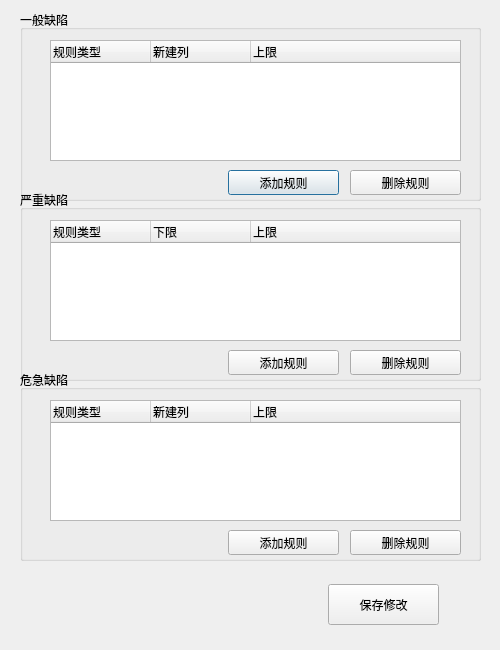
<?xml version="1.0" encoding="UTF-8"?>
<ui version="4.0">
 <class>s3_heat</class>
 <widget class="QDialog" name="s3_heat">
  <property name="geometry">
   <rect>
    <x>0</x>
    <y>0</y>
    <width>500</width>
    <height>650</height>
   </rect>
  </property>
  <property name="windowTitle">
   <string>Dialog</string>
  </property>
  <widget class="QGroupBox" name="groupBox">
   <property name="geometry">
    <rect>
     <x>20</x>
     <y>10</y>
     <width>461</width>
     <height>191</height>
    </rect>
   </property>
   <property name="title">
    <string>一般缺陷</string>
   </property>
   <widget class="QPushButton" name="pushButton">
    <property name="geometry">
     <rect>
      <x>208</x>
      <y>160</y>
      <width>111</width>
      <height>25</height>
     </rect>
    </property>
    <property name="text">
     <string>添加规则</string>
    </property>
    <property name="icon">
     <iconset>
      <normaloff>../build-Client-Desktop_Qt_5_13_0_GCC_64bit-Release/icon/add.jpg</normaloff>../build-Client-Desktop_Qt_5_13_0_GCC_64bit-Release/icon/add.jpg</iconset>
    </property>
   </widget>
   <widget class="QPushButton" name="pushButton_2">
    <property name="geometry">
     <rect>
      <x>330</x>
      <y>160</y>
      <width>111</width>
      <height>25</height>
     </rect>
    </property>
    <property name="text">
     <string>删除规则</string>
    </property>
    <property name="icon">
     <iconset>
      <normaloff>../build-Client-Desktop_Qt_5_13_0_GCC_64bit-Release/icon/sub.jpg</normaloff>../build-Client-Desktop_Qt_5_13_0_GCC_64bit-Release/icon/sub.jpg</iconset>
    </property>
   </widget>
   <widget class="QTreeWidget" name="treeWidget">
    <property name="geometry">
     <rect>
      <x>30</x>
      <y>30</y>
      <width>411</width>
      <height>121</height>
     </rect>
    </property>
    <column>
     <property name="text">
      <string>规则类型</string>
     </property>
    </column>
    <column>
     <property name="text">
      <string>新建列</string>
     </property>
    </column>
    <column>
     <property name="text">
      <string>上限</string>
     </property>
    </column>
   </widget>
  </widget>
  <widget class="QGroupBox" name="groupBox_2">
   <property name="geometry">
    <rect>
     <x>20</x>
     <y>190</y>
     <width>461</width>
     <height>191</height>
    </rect>
   </property>
   <property name="title">
    <string>严重缺陷</string>
   </property>
   <widget class="QPushButton" name="pushButton_3">
    <property name="geometry">
     <rect>
      <x>208</x>
      <y>160</y>
      <width>111</width>
      <height>25</height>
     </rect>
    </property>
    <property name="text">
     <string>添加规则</string>
    </property>
    <property name="icon">
     <iconset>
      <normaloff>../build-Client-Desktop_Qt_5_13_0_GCC_64bit-Release/icon/add.jpg</normaloff>../build-Client-Desktop_Qt_5_13_0_GCC_64bit-Release/icon/add.jpg</iconset>
    </property>
   </widget>
   <widget class="QPushButton" name="pushButton_4">
    <property name="geometry">
     <rect>
      <x>330</x>
      <y>160</y>
      <width>111</width>
      <height>25</height>
     </rect>
    </property>
    <property name="text">
     <string>删除规则</string>
    </property>
    <property name="icon">
     <iconset>
      <normaloff>../build-Client-Desktop_Qt_5_13_0_GCC_64bit-Release/icon/sub.jpg</normaloff>../build-Client-Desktop_Qt_5_13_0_GCC_64bit-Release/icon/sub.jpg</iconset>
    </property>
   </widget>
   <widget class="QTreeWidget" name="treeWidget_2">
    <property name="geometry">
     <rect>
      <x>30</x>
      <y>30</y>
      <width>411</width>
      <height>121</height>
     </rect>
    </property>
    <column>
     <property name="text">
      <string notr="true">规则类型</string>
     </property>
    </column>
    <column>
     <property name="text">
      <string>下限</string>
     </property>
    </column>
    <column>
     <property name="text">
      <string>上限</string>
     </property>
    </column>
   </widget>
  </widget>
  <widget class="QGroupBox" name="groupBox_3">
   <property name="geometry">
    <rect>
     <x>20</x>
     <y>370</y>
     <width>461</width>
     <height>191</height>
    </rect>
   </property>
   <property name="title">
    <string>危急缺陷</string>
   </property>
   <widget class="QPushButton" name="pushButton_5">
    <property name="geometry">
     <rect>
      <x>208</x>
      <y>160</y>
      <width>111</width>
      <height>25</height>
     </rect>
    </property>
    <property name="text">
     <string>添加规则</string>
    </property>
    <property name="icon">
     <iconset>
      <normaloff>../build-Client-Desktop_Qt_5_13_0_GCC_64bit-Release/icon/add.jpg</normaloff>../build-Client-Desktop_Qt_5_13_0_GCC_64bit-Release/icon/add.jpg</iconset>
    </property>
   </widget>
   <widget class="QPushButton" name="pushButton_6">
    <property name="geometry">
     <rect>
      <x>330</x>
      <y>160</y>
      <width>111</width>
      <height>25</height>
     </rect>
    </property>
    <property name="text">
     <string>删除规则</string>
    </property>
    <property name="icon">
     <iconset>
      <normaloff>../build-Client-Desktop_Qt_5_13_0_GCC_64bit-Release/icon/sub.jpg</normaloff>../build-Client-Desktop_Qt_5_13_0_GCC_64bit-Release/icon/sub.jpg</iconset>
    </property>
   </widget>
   <widget class="QTreeWidget" name="treeWidget_3">
    <property name="geometry">
     <rect>
      <x>30</x>
      <y>30</y>
      <width>411</width>
      <height>121</height>
     </rect>
    </property>
    <column>
     <property name="text">
      <string notr="true">规则类型</string>
     </property>
    </column>
    <column>
     <property name="text">
      <string>新建列</string>
     </property>
    </column>
    <column>
     <property name="text">
      <string>上限</string>
     </property>
    </column>
   </widget>
  </widget>
  <widget class="QPushButton" name="pushButton_7">
   <property name="geometry">
    <rect>
     <x>328</x>
     <y>584</y>
     <width>111</width>
     <height>41</height>
    </rect>
   </property>
   <property name="text">
    <string>保存修改</string>
   </property>
  </widget>
 </widget>
 <resources/>
 <connections/>
</ui>
